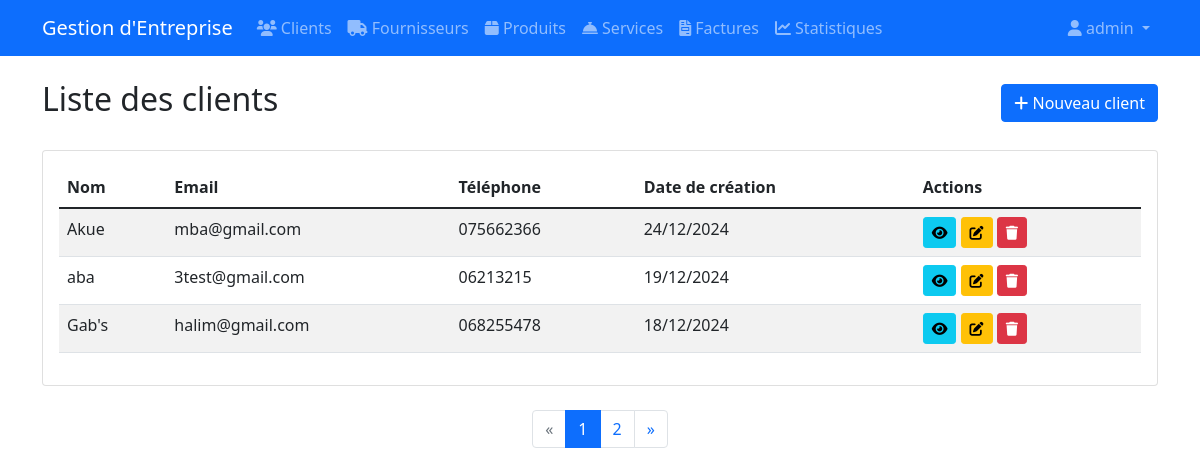
Screenshot of /clients/ (signed in) with the database file from the repository.
### crm/models.py (models this page shows, shortened)
class Client(models.Model):
    STATUT_CHOICES = [
        ('prospect', 'Prospect'),
        ('client_actif', 'Client Actif'),
        ('client_inactif', 'Client Inactif'),
    ]
    name = models.CharField(max_length=200, verbose_name="Nom")
    email = models.EmailField(verbose_name="Email")
    phone = models.CharField(max_length=20, verbose_name="Téléphone")
    address = models.TextField(verbose_name="Adresse")
    entreprise = models.CharField(max_length=200, blank=True, null=True)
    statut = models.CharField(max_length=20, choices=STATUT_CHOICES, default='prospect')
    created_at = models.DateTimeField(auto_now_add=True)
    updated_at = models.DateTimeField(auto_now=True)
    class Meta:
        ordering = ['-created_at']
        verbose_name = "Client"
        verbose_name_plural = "Clients"

### crm/views.py (the view)
# urls.py: path('clients/', crm_views.client_list, name='client_list'),
@login_required
def client_list(request):
    clients_list = Client.objects.all()
    paginator = Paginator(clients_list, 3)
    page = request.GET.get('page')
    clients = paginator.get_page(page)
    return render(request, 'crm/client_list.html', {'clients': clients})

### templates/crm/client_list.html (shortened to what this page needs)
{% extends 'base.html' %}
{% block content %}
<div class="d-flex justify-content-between align-items-center mb-4">
    <h2>Liste des clients</h2>
    <a href="{% url 'client_create' %}" class="btn btn-primary">
        <i class="fas fa-plus"></i> Nouveau client
    </a>
</div>
<div class="card">
    <div class="card-body">
        <div class="table-responsive">
            <table class="table table-striped">
                <thead>
                    <tr>
                        <th>Nom</th>
                        <th>Email</th>
                        <th>Téléphone</th>
                        <th>Date de création</th>
                        <th>Actions</th>
                    </tr>
                </thead>
                <tbody>
                    {% for client in clients %}
                    <tr>
                        <td>{{ client.name }}</td>
                        <td>{{ client.email }}</td>
                        <td>{{ client.phone }}</td>
                        <td>{{ client.created_at|date:"d/m/Y" }}</td>
                        <td>
                            <a href="{% url 'client_detail' client.pk %}" class="btn btn-sm btn-info">
                                <i class="fas fa-eye"></i>
                            </a>
                            <a href="{% url 'client_update' client.pk %}" class="btn btn-sm btn-warning">
                                <i class="fas fa-edit"></i>
                            </a>
                            <a href="{% url 'client_delete' client.pk %}" class="btn btn-sm btn-danger">
                                <i class="fas fa-trash"></i>
                            </a>
                        </td>
                    </tr>
                    {% empty %}
                    <tr>
                        <td colspan="5" class="text-center">Aucun client enregistré</td>
                    </tr>
                    {% endfor %}
                </tbody>
            </table>
        </div>
    </div>
</div>
{% if clients.has_other_pages %}
<nav aria-label="Page navigation" class="mt-4">
    <ul class="pagination justify-content-center">
        {% if clients.has_previous %}
            <li class="page-item">
                <a class="page-link" href="?page={{ clients.previous_page_number }}" aria-label="Previous">
                    <span aria-hidden="true">&laquo;</span>
                </a>
            </li>
        {% else %}
            <li class="page-item disabled">
                <span class="page-link">&laquo;</span>
            </li>
        {% endif %}
        {% for i in clients.paginator.page_range %}
            {% if clients.number == i %}
                <li class="page-item active">
                    <span class="page-link">
                        {{ i }}
                    </span>
                </li>
            {% else %}
                <li class="page-item">
                    <a class="page-link" href="?page={{ i }}">{{ i }}</a>
                </li>
            {% endif %}
        {% endfor %}
        {% if clients.has_next %}
            <li class="page-item">
                <a class="page-link" href="?page={{ clients.next_page_number }}" aria-label="Next">
                    <span aria-hidden="true">&raquo;</span>
                </a>
            </li>
        {% else %}
            <li class="page-item disabled">
                <span class="page-link">&raquo;</span>
            </li>
        {% endif %}
    </ul>
</nav>
{% endif %}
{% endblock %}

### templates/base.html (shortened to what this page needs)
<!DOCTYPE html>
<html lang="fr">
<head>
    <link href="https://cdn.jsdelivr.net/npm/bootstrap@5.1.3/dist/css/bootstrap.min.css" rel="stylesheet">
    <link href="https://cdnjs.cloudflare.com/ajax/libs/font-awesome/6.0.0/css/all.min.css" rel="stylesheet">
</head>
<body>
    <nav class="navbar navbar-expand-lg navbar-dark bg-primary">
        <div class="container">
            <a class="navbar-brand" href="{% url 'dashboard' %}">Gestion d'Entreprise</a>
            <div class="collapse navbar-collapse" id="navbarNav">
                {% if user.is_authenticated %}
                <ul class="navbar-nav">
                    <li class="nav-item">
                        <a class="nav-link" href="{% url 'client_list' %}">
                            <i class="fas fa-users"></i> Clients
                        </a>
                    </li>
                    <li class="nav-item">
                        <a class="nav-link" href="{% url 'supplier_list' %}">
                            <i class="fas fa-truck"></i> Fournisseurs
                        </a>
                    </li>
                    <li class="nav-item">
                        <a class="nav-link" href="{% url 'product_list' %}">
                            <i class="fas fa-box"></i> Produits
                        </a>
                    </li>
                    <li class="nav-item">
                        <a class="nav-link" href="{% url 'service_list' %}">
                            <i class="fas fa-concierge-bell"></i> Services
                        </a>
                    </li>
                    <li class="nav-item">
                        <a class="nav-link" href="{% url 'invoice_list' %}">
                            <i class="fas fa-file-invoice"></i> Factures
                        </a>
                    </li>
                    <li class="nav-item">
                        <a class="nav-link" href="{% url 'finance_statistics' %}">
                            <i class="fas fa-chart-line"></i> Statistiques
                        </a>
                    </li>
                </ul>
                <ul class="navbar-nav ms-auto">
                    <li class="nav-item dropdown">
                        <a class="nav-link dropdown-toggle" href="#" id="navbarDropdown" role="button" data-bs-toggle="dropdown">
                            <i class="fas fa-user"></i> {{ user.username }}
                        </a>
                    </li>
                </ul>
                {% endif %}
            </div>
        </div>
    </nav>
    <div class="container mt-4">
        {% block content %}{% endblock %}
    </div>
</body>
</html>

### rows the page displays
Client: name "Akue", email "mba@gmail.com", phone "075662366", created_at "24/12/2024"
Client: name "aba", email "3test@gmail.com", phone "06213215", created_at "19/12/2024"
Client: name "Gab's", email "halim@gmail.com", phone "068255478", created_at "18/12/2024"

### other values shown
{{ user.username }} "admin"
{{ i }} "1"
{{ i }} "2"
